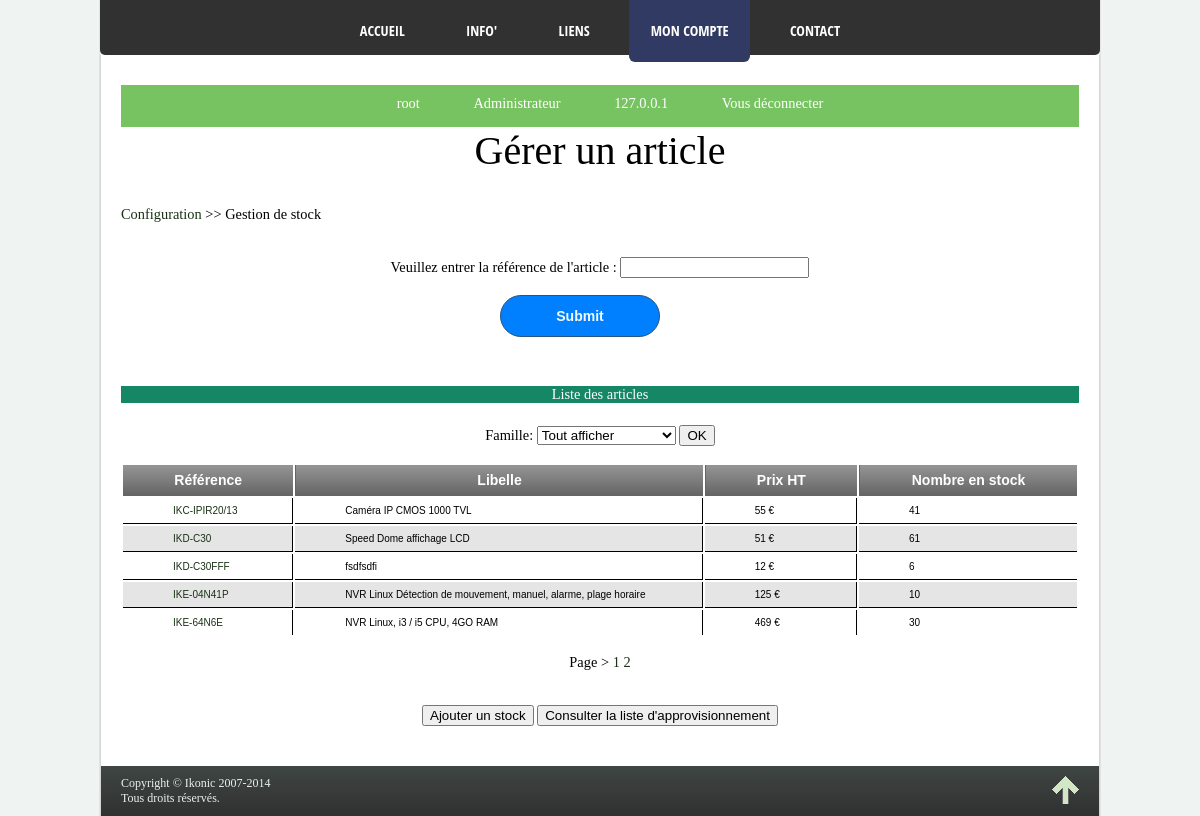
The page /Ikonic/gestion_stock.php (signed in) on the database its author committed.
### tables this page shows
CREATE TABLE IF NOT EXISTS `article` (
  `id` int(11) NOT NULL AUTO_INCREMENT,
  `ref` varchar(30) NOT NULL,
  `libelle` varchar(100) NOT NULL,
  `famille` varchar(50) NOT NULL,
  `prix_ht` float NOT NULL,
  `tva` float NOT NULL,
  `prix_achat` float NOT NULL,
  `nbre_stock` int(11) NOT NULL,
  `volume` float NOT NULL,
  `poids` float NOT NULL,
  PRIMARY KEY (`id`),
  UNIQUE KEY `ref` (`ref`)
);

### Ikonic/gestion_stock.php (the view, shortened to what this page needs)
<?php
$form=true;
?>
<!DOCTYPE html>
<html lang="fr">
<head>
	<link rel="stylesheet" type="text/css" href="style/feuille_de_style.css" />
	<link rel="alternate stylesheet" media="screen" type="text/css" title="couleur" href="style/couleur1.css" />
	<link rel="alternate stylesheet" media="screen" type="text/css" title="couleur2" href="style/couleur2.css" />
	<link rel="alternate stylesheet" media="screen" type="text/css" title="couleur3" href="style/couleur3.css" />
	<link rel="stylesheet" type="text/css" href="style/TableCSSCode.css" />
		<link rel="stylesheet" type="text/css" href="http://ajax.googleapis.com/ajax/libs/jqueryui/1.8.12/themes/smoothness/jquery-ui.css" />
</head>
<body>
	<nav id="menu">
		<ul>
			<li><a href="discussion.php">Accueil</a></li>
			<li><a href="info.php">Info'</a></li>
			<li><a href="lien.php">Liens</a></li>
			<?php
				if(!isset($_SESSION['pseudo']))
				{
			?>
					<li><a href="index.php">Se Connecter</a></li>
			<?php
				}
				else
				{
			?>
					<li class="current_page_item"><a href="configuration.php">Mon compte</a></li>
				<?php }?>
			<li><a href="contact.php">Contact</a></li>
		</ul>
	</nav>
	<section>
		<div id="menu_c">
		<center>
		<li><?php echo $_SESSION['pseudo'];?></li>
		<li>Administrateur</li>
		<li><?php echo $_SERVER["REMOTE_ADDR"]; ?></li>
		<li><a href="deconnexion.php">Vous déconnecter</a></li>
		</center>
	</div>
	<h1 style="padding-bottom: 15px; text-align:center;">Gérer un article</h1>
		<br/><p><a href="configuration.php">Configuration</a> >> Gestion de stock</p><br/>
		<br/>
	<form name="form_contact" method="POST" action="gestion_stock.php">
			 <center>Veuillez entrer la référence de l'article : <input type="text" id="recherche" name="recherche" onkeyup="myFunction()"/><br/><br/>
			<div id="formu_contact"><input type="submit" name="valider" /></center></div>
	</form>
			<br/><br/>
			<center>
			<h3>Liste des articles</h3>
			<br/>
						<?php
				$requete=mysql_fetch_array(mysql_query("SELECT COUNT(ref) FROM article;"));
				$nbreArt=$requete[0];
				$perPage=5;
				$nbPage=ceil($nbreArt/$perPage);
				$sql="SELECT * FROM article ";
				$page=true;
		if($form)
		{
			?>
			<form name="trie_article" action="" method="POST">
				<p>Famille: <select name="famille" onchange="change_famille(this.value)">
						<option value="all">Tout afficher</option>
					</select>
				<input type="submit" name="valid_tri" value="OK" /> </p>
			</form>
			<?php
	}
	else
	{
		echo "<a href='gestion_stock.php' style='border-bottom:1px dotted black;'>Revenir au listing général ici.</a><br/>";
	}
	?>
			<br/>
		<div class="CSSTableGenerator" >
		<table id="tab_article">
			<tr class="tab_article_couleur">
				<td>Référence</td>
				<td>Libelle</td>
				<td>Prix HT</td>
				<td>Nombre en stock</td>
			</tr>
			<?php
				if($page)
				{
				if(!isset($_GET['p']))
				{
					$sql.="LIMIT 0, {$perPage}";
				}
				}
				$execute=mysql_query("$sql") or die('Erreur au niveau de la requete'.mysql_error());
				while($data=mysql_fetch_array($execute))
				{
					echo "<tr><td><a href='modif_article.php?ref={$data['ref']}'>{$data['ref']}</a></td><td>{$data['libelle']}</td><td>{$data['prix_ht']} €</td><td>{$data['nbre_stock']}</td></tr>";
				}
				echo "</table><br/>";
				if($page)
				{
					echo "Page > ";
				for($i=1;$i<=$nbPage;$i++)
				{
					echo "<a href='gestion_stock.php?p=$i'> $i </a>";
				}
				}
			?>
		<br/><br/><br/>
		<button type="button" onclick="window.location.href='ajout_stock.php'">Ajouter un stock</button>
		<button type="button" onclick="window.location.href='liste_appro.php'">Consulter la liste d'approvisionnement</button>
		</center>
</section>
<?php include("Inclusion/bottom.php"); ?>
</body>
</html>

### Ikonic/style/feuille_de_style.css (style rules this page uses)
html, body, div, span, applet, object, iframe, h1, h2, h3, h4, h5, h6, p, blockquote, pre, a, abbr, acronym, address, big, cite, code, del, dfn, em, img, ins, kbd, q, s, samp, small, strike, strong, sub, tt, var, b, u, i, center, dl, dt, dd, ol, ul, li, form, label, legend, table, caption, tbody, tfoot, thead, tr, th, td, article, aside, canvas, details, embed, figure, figcaption, footer, header, hgroup, menu, nav, output, ruby, section, summary, time, mark, audio, video { margin: 0; padding: 0; border: 0; font-size: 100%; font: inherit; vertical-align: baseline; }
html { height: 100%; }
body { background-color: #EFF4F2; background-image: url("http://iuted.bugs3.com/projet/Ikonic2/Images/bg.jpg"); width: 1000px; margin: 0 auto; border-left: 1px solid #E3E3E3; border-right: 1px solid #E3E3E3; font-family: 'Times New Roman', Arial, sans-serif; font-size: 0.9em; color: #000000; }
a { color: #193214; text-decoration: none; }
h3 { font-weight: lighter; background-color:#158765; color: #fff; margin-top:15px; margin-bottom: 5px; }
h1 { font-family: KozGoPr6N-Bold; font-size: 40px; color: #000; }
input { padding-left: 6px; }
#menu_c { background-color: #78C361; color: #fff; padding-left: 20px; height:100%; }
#menu_c a { color:#fff; }
#menu_c li { list-style-type: none; display:inline-block; padding-left:25px; padding-right:25px; padding-top:10px; height:32px; }
.tab_article_couleur { opacity:0.6; background-color:red; color:white; }
#tab_article td { padding-left:50px; padding-right:50px; }
section { width: 958px; height: auto; background-color: #ffffff; margin: none; display: block; padding: 30px 20px 40px 20px; border-left: 1px solid #D5D5D5; border-right: 1px solid #D5D5D5; }
#formu_contact input { font-size: 14px; color: #4b4b4b; width: auto; height: 20px; padding: 5px 10px 0px 10px; margin: 0 0 20px 0; background: #f1f2f4; border:1px solid #b6b7b9; border-radius: 5px; }
#formu_contact input[type=submit] { cursor: pointer; width: 160px; height: 42px; padding: 5px 10px; margin: 0 40px 0 0; border: 1px solid #275682; border-radius: 21px; background-color: #0080FF; color:#effaff; font-weight:bold; }
#menu { margin-top: 0px; top: 0; left: 0; background: rgba(255,255,255,0.95); width: 100%; height: 55px; line-height: 55px; text-align: center; font-family: 'Open Sans Condensed', sans-serif; font-weight: 700; text-transform: uppercase; background-color: rgba(0, 0, 0, 0.8); border-bottom-right-radius: 5px; border-bottom-left-radius: 5px; }
#menu ul { position: relative; }
#menu li { display: inline-block; margin: 0 0.5em 0 0.5em; top: 0; position: relative; }
#menu li a { position: relative; display: block; text-decoration: none; color: white; padding: 3px 1.5em 0.25em 1.5em; border-bottom-left-radius: 6px; border-bottom-right-radius: 6px; }
#menu li.current_page_item a { background: #303A62; color: #fff; }

### Ikonic/style/couleur1.css (style rules this page uses)
body { background-color: #EFF4F2; }

### Ikonic/style/couleur2.css (style rules this page uses)
body { background-image: url("../Images/bg.jpg"); }

### Ikonic/style/couleur3.css (style rules this page uses)
body { background-image: url("../Images/diago.png"); }

### rows shown on the page
article: ref "IKC-IPIR20/13", libelle "Caméra IP CMOS 1000 TVL", prix_ht "55", nbre_stock "41"
article: ref "IKD-C30", libelle "Speed Dome affichage LCD", prix_ht "51", nbre_stock "61"
article: ref "IKD-C30FFF", libelle "fsdfsdfi", prix_ht "12", nbre_stock "6"
article: ref "IKE-04N41P", libelle "NVR Linux Détection de mouvement, manuel, alarme, plage horaire", prix_ht "125", nbre_stock "10"
article: ref "IKE-64N6E", libelle "NVR Linux, i3 / i5 CPU, 4GO RAM", prix_ht "469", nbre_stock "30"

### other values the page prints
$_SESSION['pseudo'] "root"
$_SERVER["REMOTE_ADDR"] "127.0.0.1"
